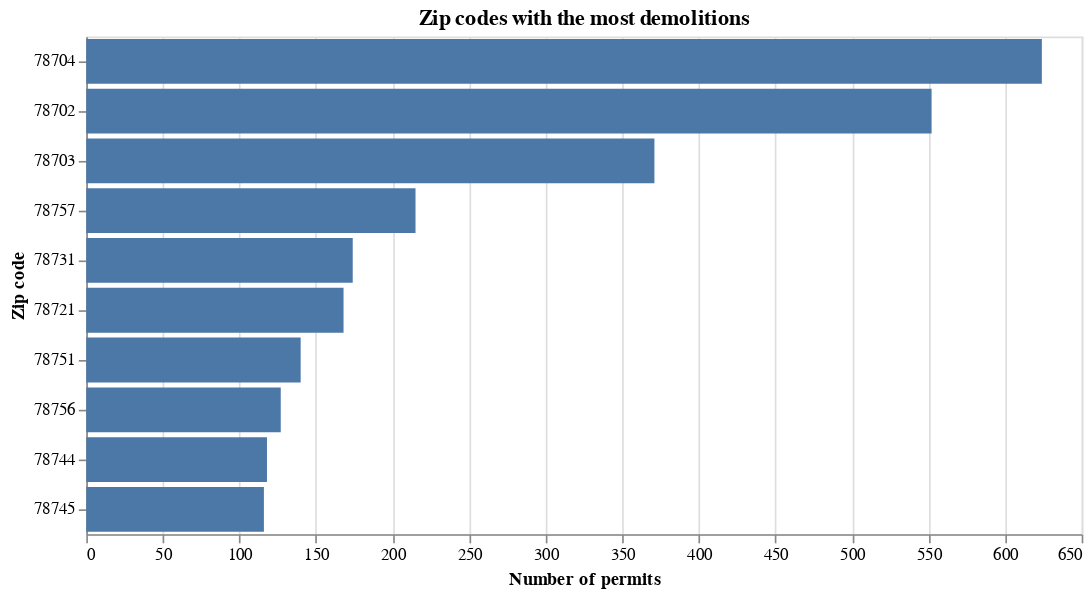

The notebook cell saved with this chart:
### Code cell
alt.Chart(demos_by_zip.head(10), title="Zip codes with the most demolitions").mark_bar().encode(
    x=alt.X("Count:Q",
            axis=alt.Axis(title="Number of permits")),
    y=alt.Y("Zip:O",
            # this is the sorting magic
            sort=alt.SortField(field="Count", order="descending", op="sum"),
            axis=alt.Axis(title="Zip code")),
).properties(width=600)

### Figure 1 — Vega-Lite specification as saved in the notebook (floating-point values rounded to 4 significant figures)
{"$schema": "https://vega.github.io/schema/vega-lite/v2.4.1.json", "config": {"view": {"height": 300, "width": 400}}, "data": {"values": [{"Count": 624, "Zip": "78704"}, {"Count": 552, "Zip": "78702"}, {"Count": 371, "Zip": "78703"}, {"Count": 215, "Zip": "78757"}, {"Count": 174, "Zip": "78731"}, {"Count": 168, "Zip": "78721"}, {"Count": 140, "Zip": "78751"}, {"Count": 127, "Zip": "78756"}, {"Count": 118, "Zip": "78744"}, {"Count": 116, "Zip": "78745"}]}, "encoding": {"x": {"axis": {"title": "Number of permits"}, "field": "Count", "type": "quantitative"}, "y": {"axis": {"title": "Zip code"}, "field": "Zip", "sort": {"field": "Count", "op": "sum", "order": "descending"}, "type": "ordinal"}}, "mark": "bar", "title": "Zip codes with the most demolitions", "width": 600}
